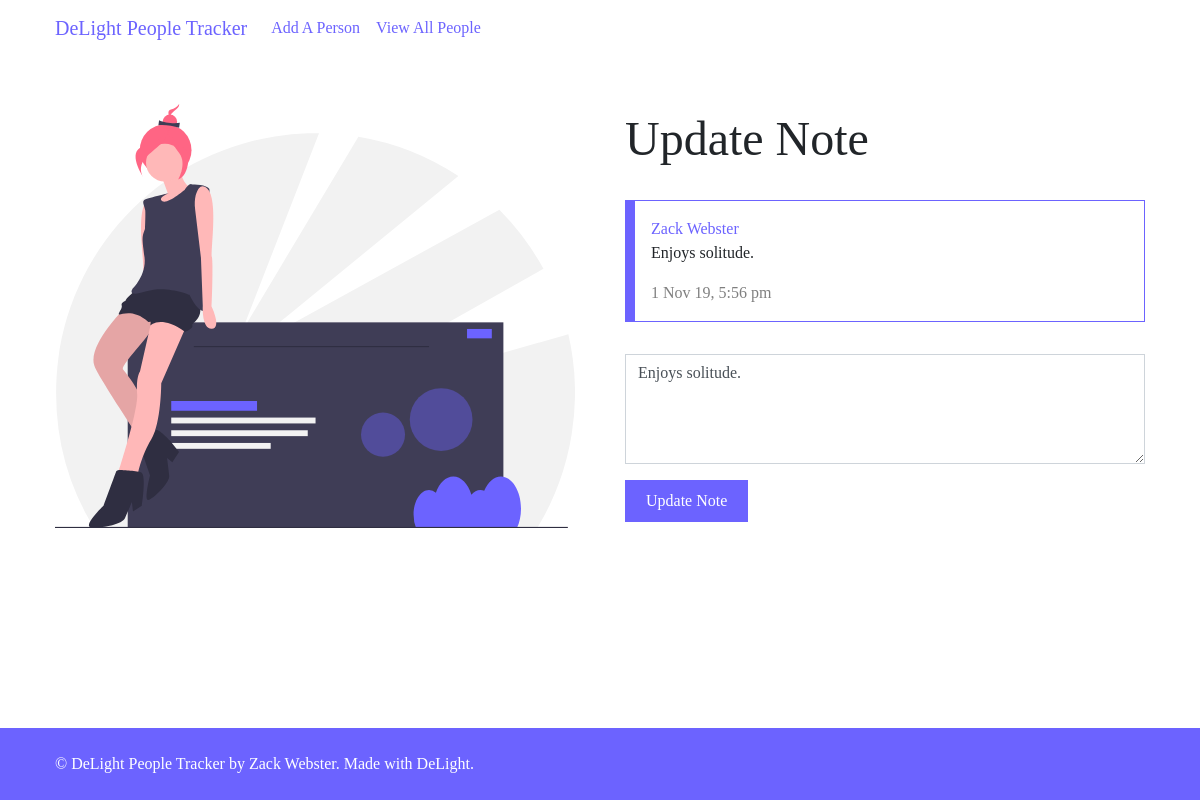
/update-note.php?id=18, run on the app's committed database.
### tables this page shows
CREATE TABLE `notes` (
  `id` int(11) NOT NULL,
  `person_id` int(11) NOT NULL,
  `content` varchar(255) NOT NULL,
  `time` timestamp NOT NULL DEFAULT CURRENT_TIMESTAMP
);

CREATE TABLE `people` (
  `id` int(11) NOT NULL,
  `name` varchar(255) NOT NULL,
  `intro` varchar(255) DEFAULT NULL
);

### d-core/DB.class.php (called while the page is built, shortened)
<?php
class DB
{
    protected static $instance = null;
    public static function instance()
    {
        if (self::$instance === null) {
            $options  = array(
                PDO::ATTR_ERRMODE            => PDO::ERRMODE_EXCEPTION,
                PDO::ATTR_DEFAULT_FETCH_MODE => PDO::FETCH_ASSOC,
                PDO::ATTR_EMULATE_PREPARES   => FALSE,
            );
            $dsn = 'mysql:host=' . DB_HOST . ';dbname=' . DB_NAME . ';charset=' . DB_CHAR;
            self::$instance = new PDO($dsn, DB_USER, DB_PASS, $options);
        }
        return self::$instance;
    }
    public static function run($sql, $args = [])
    {
        $statement = self::instance()->prepare($sql);
        $statement->execute($args);
        return $statement;
    }
}

### d-core/db.php (called while the page is built, shortened)
<?php
function fetch($query, $args = [])
{
    return DB::run($query, $args)->fetch();
}

### update-note.php (the view, shortened to what this page needs)
<?php
$id = _get('id');
$note = fetchNote($id);
?>
<section>
    <div class="container">
        <div data-aos="fade-up" data-aos-anchor-placement="top-bottom" class="row">
            <div data-aos="fade-right" data-aos-anchor-placement="center-bottom" class="col-md-6 d-flex align-items-center mb-3">
                <img class="img-fluid" src="assets/images/2.svg">
            </div>
            <div class="col-md-6 d-flex align-items-center mb-3">
                <div class="w-100">
                    <h2>Update Note</h2>
                    <?= putNote($note) ?>
                    <form method="post" action="d-processors/update-note.php">
                        <div class="form-group">
                            <textarea class="form-control" name="note" rows="4"><?= $note['content'] ?></textarea>
                        </div>
                        <button name="submit" type="submit" class="btn btn-primary">Update Note</button>
                    </form>
                </div>
            </div>
        </div>
    </div>
</section>

### d-custom/extra.php (shortened to what this page needs)
<?php
function fetchNote($id)
{
    return fetch('select notes.id, notes.content, notes.time, notes.person_id, people.name from `notes` inner join `people` on notes.person_id = people.id where notes.id = ?', [$id]);
}
function formatTime($timeString)
{
    return date('j M y, g:i a', strtotime($timeString));
}
function putNote($note, $buttons = false)
{
    ?>
    <div class="note">
        <?php
            if (isset($note['name'])) {
                echo '<a href="person.php?id=' . $note['person_id'] . '">' . $note['name'] . '</a>';
            }
            ?>
        <p><?= $note['content'] ?></p>
        <span class="text-black-50"><?= formatTime($note['time']) ?></span>
    </div>
<?php
}

### assets/css/sticky-footer.css (style rules this page uses)
html, body { height: 100%; }

### assets/css/custom.css (style rules this page uses)
section { min-height: 30vh; display: flex; align-items: center; padding: 3rem 0; }
h2 { margin-bottom: 2rem; }
form { width: 100%; }
.btn { padding: 8px 20px; }
.note { max-width: 600px; border: 1px solid #6c63ff; border-left: 10px solid #6c63ff; padding: 1rem; margin-bottom: 2rem; }

### data on the page
notes: person.name "Zack Webster", content "Enjoys solitude.", time "1 Nov 19, 5:56 pm", note "Enjoys solitude."

### other printed values
$title "DeLight People Tracker"
APP_NAME "DeLight People Tracker"
